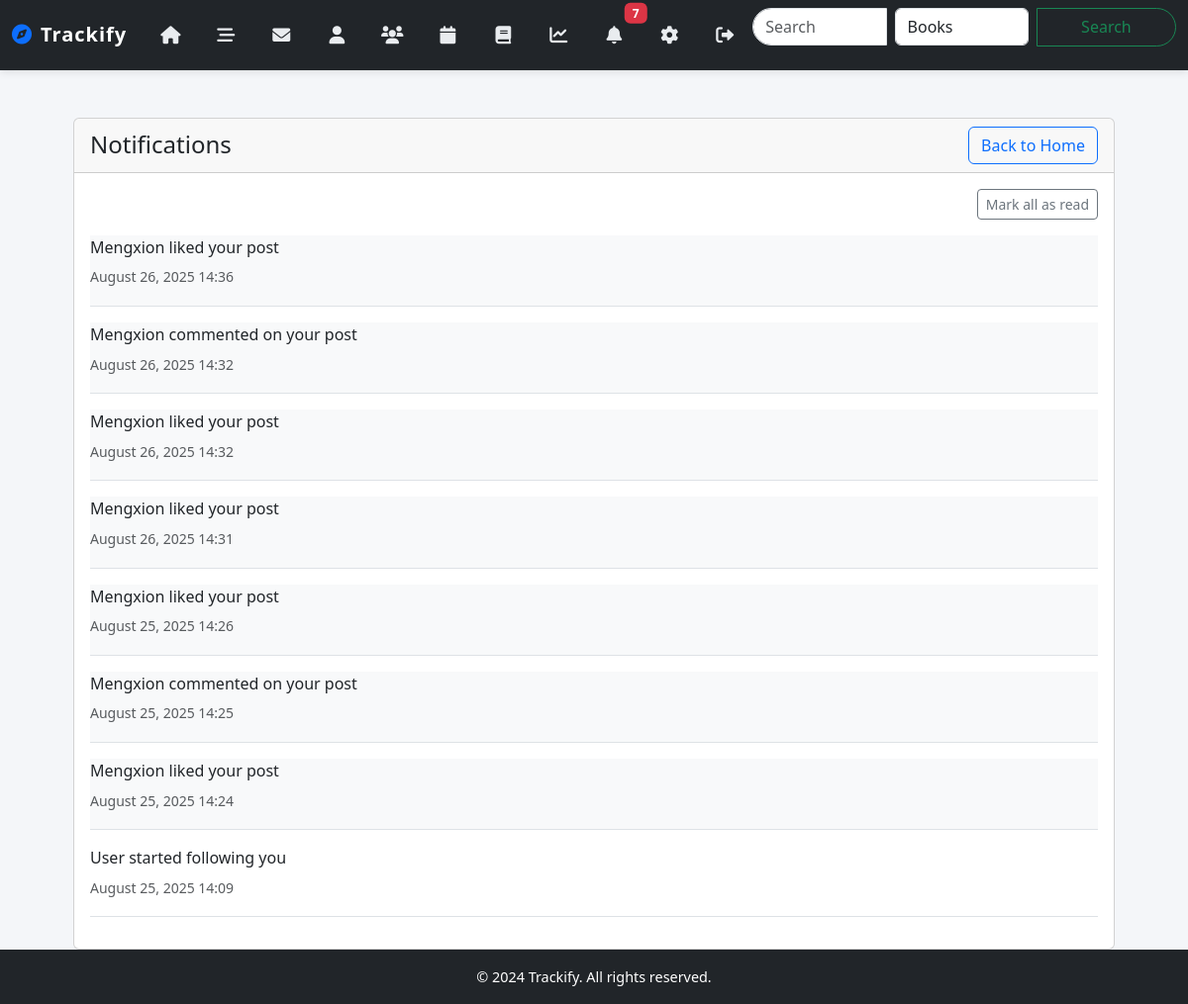
Page /notifications (signed in) on the committed database.
### models/social_model.py (models this page shows, shortened)
class Notification(db.Model):
    __tablename__ = 'notifications'
    notification_id = db.Column(db.Integer, primary_key=True)
    user_id = db.Column(db.Integer, db.ForeignKey('users.user_id'), nullable=False)
    message = db.Column(db.String(255), nullable=False)
    created_at = db.Column(db.DateTime, default=datetime.utcnow)
    read = db.Column(db.Boolean, default=False)

### routes/user_routes.py (the view)
@user_routes.route("/notifications", methods=["GET"])
@login_required
def notifications():
    notifications = Notification.query.filter_by(user_id=current_user.user_id).order_by(Notification.created_at.desc()).all()
    return render_template("notifications.html", notifications=notifications)

### templates/notifications.html (shortened to what this page needs)
{% extends "base.html" %}
{% block content %}
<div class="container mt-4">
    <div class="row">
        <div class="col-12">
            <div class="card">
                <div class="card-header d-flex justify-content-between align-items-center">
                    <h4 class="mb-0">Notifications</h4>
                    <a href="{{ url_for('main_routes.home') }}" class="btn btn-outline-primary">Back to Home</a>
                </div>
                <div class="card-body">
                    <div class="d-flex justify-content-end mb-3">
                        <button id="markAllReadBtn" class="btn btn-sm btn-outline-secondary">Mark all as read</button>
                    </div>
                    {% if notifications %}
                        {% for notification in notifications %}
                            <div class="notification-item mb-3 pb-3 border-bottom {% if not notification.read %}bg-light{% endif %}">
                                <p class="mb-1">{{ notification.message }}</p>
                                <small class="text-muted">{{ notification.created_at.strftime('%B %d, %Y %H:%M') }}</small>
                            </div>
                        {% endfor %}
                    {% else %}
                        <p class="text-muted text-center">No notifications yet.</p>
                    {% endif %}
                </div>
            </div>
        </div>
    </div>
</div>
{% endblock %}

### static/style.css (style rules this page uses)
body { font-family: 'Segoe UI', Tahoma, Geneva, Verdana, sans-serif; line-height: 1.6; margin: 0; padding: 0; background-color: #f4f6f9; color: #333; }
a { color: #007bff; text-decoration: none; }
.container { max-width: 1100px; }

### rows in the picture
Notification: message "Mengxion liked your post", created_at "August 26, 2025 14:36"
Notification: message "Mengxion commented on your post", created_at "August 26, 2025 14:32"
Notification: message "Mengxion liked your post", created_at "August 26, 2025 14:32"
Notification: message "Mengxion liked your post", created_at "August 26, 2025 14:31"
Notification: message "Mengxion liked your post", created_at "August 25, 2025 14:26"
Notification: message "Mengxion commented on your post", created_at "August 25, 2025 14:25"
Notification: message "Mengxion liked your post", created_at "August 25, 2025 14:24"
Notification: message "User started following you", created_at "August 25, 2025 14:09"
